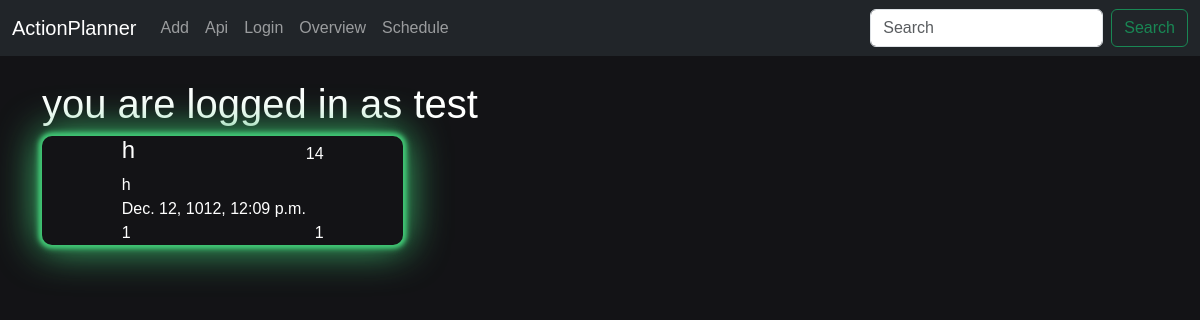
The page /overview/ (signed in) on the database its author committed.
### myapp/models.py (models this page shows)
class Aktivitet(models.Model):
    user = models.ForeignKey(User, on_delete=models.CASCADE, null=True, unique=False)
    aktivitet = models.CharField(max_length=100, unique=False)
    beskrivelse = models.CharField(max_length=100, unique=False)
    starttidspunkt = models.DateTimeField(unique=False)
    sluttidspunkt = models.DateTimeField(null=True, blank=True, unique=False)
    antalpersoner = models.IntegerField(default=1, unique=False)
    pris = models.IntegerField(default=0, unique=False)
    oprettelsestidspunkt = models.DateTimeField(auto_now_add=True)
    def __str__(self):
        return self.aktivitet

### myapp/views.py (the view)
# urls.py: path('overview/', views.overview, name='overview'),
def overview(request):
    if not request.user.is_authenticated:
        return render(request,'login.html',{})
    a = Aktivitet.objects.filter(user=request.user)
    print(a)
    print(request.user)
    return render(request,'overview.html',{'a': a, 'user': request.user})

### myapp/templates/overview.html (shortened to what this page needs)
{% extends "base.html" %}
{% load static %}
{% block stylesheets %}
<link rel="stylesheet" href="{% static 'myapp/overview.css' %}">
<link rel="stylesheet" href="{% static 'myapp/aktivitet.css' %}">
{% endblock %}
{% block content %}
<h1>you are logged in as {{ user }}</h1>
<div class="all-activity">
    {% for aktivitet in a %}
        {% include "aktivitet.html" with aktivitet=aktivitet %}
    {% endfor %}
</div>
{% endblock %}

### myapp/templates/aktivitet.html (shortened to what this page needs)
<div class = "activity-box">
    <div class="activity-title"><h4>{{ aktivitet.aktivitet }}</h4></div>
    <div class="activity-description"> {{ aktivitet.beskrivelse }} </div>
    <div class="activity-start"> {{ aktivitet.starttidspunkt }} </div>
    <div class="activity-people"> {{ aktivitet.antalpersoner }} </div>
    <div class="activity-cost"> {{ aktivitet.pris }} </div>
    <div class="activity-id"> {{ aktivitet.id }} </div>
</div>

### myapp/static/myapp/overview.css (style rules this page uses)
.all-activity { display: grid; grid-template-columns: repeat(3, 1fr); grid-gap: 1rem; grid-auto-rows: minmax(100px, auto); }
body { background-color: #131316; color: #ffffff; font-family: 'Poppins', sans-serif; padding: 0; margin: 0; }
.activity-box { border: none; align-items: center; align-content: space-evenly; height: 100%; display: flex; justify-content: center; color: #fff; border-radius: 10px; background-color: #131316; box-shadow: 0 0 4px 2px #41c674, 0 0 6px 3px #41c674, 0 0 40px 3px #41c674, 0 0 10px 4px #131316; }
* { box-sizing: border-box; margin: 0; padding: 0; font-family: 'Poppins', sans-serif; }

### myapp/static/myapp/aktivitet.css (style rules this page uses)
.activity-box { display: grid; grid-template-areas: 'title title title id' 'description description description description ' 'start start end end ' 'people people cost cost'; }
.activity-title { grid-area: title; }
.activity-description { grid-area: description; }
.activity-start { grid-area: start; }
.activity-id { grid-area: id; text-align: right; }
.activity-people { grid-area: people; }
.activity-cost { grid-area: cost; text-align: right; }

### rows shown on the page
Aktivitet: aktivitet "h", beskrivelse "h", starttidspunkt "Dec. 12, 1012, 12:09 p.m.", antalpersoner "1", pris "1", id "14"

### other values the page prints
{{ user }} "test"
